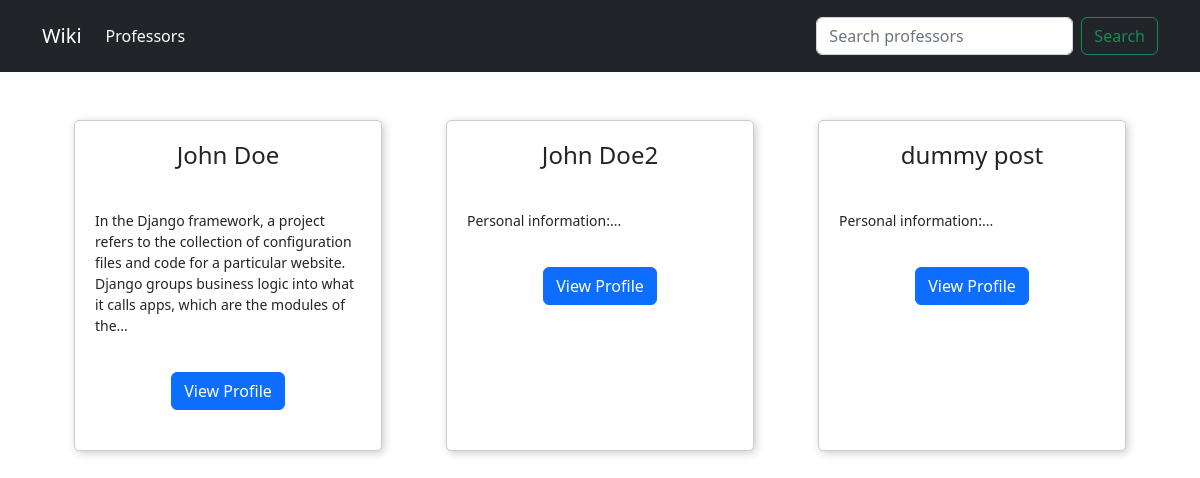
Page /professors/ on the earlier database version.
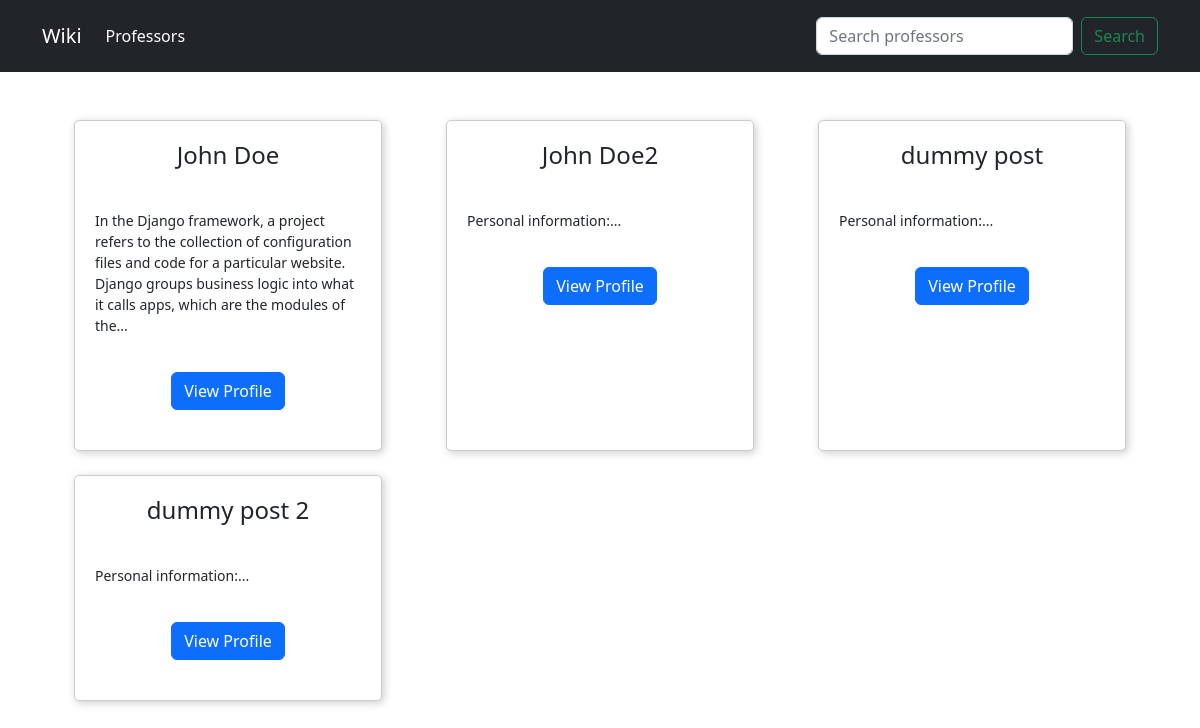
Same page on the later database version.
### src/professors/models.py (models this page shows, shortened)
class Professor(models.Model):
    name = models.CharField(max_length=255)
    personal_information = models.TextField()
    education = models.TextField()
    work_and_related_experience = models.TextField()
    awards_and_honors = models.TextField()
    activities_hobbies = models.TextField()
    skills = models.TextField()
    date_posted = models.DateTimeField(default=timezone.now)
    image = models.ImageField(upload_to='professor', default='professor/default.jpg', blank=True, null=True)

### src/professors/views.py (the view)
# urls.py: path('professors/', ProfessorsListView.as_view(), name='professor-list'),
class ProfessorsListView(ListView):
    model = Professor
    template_name = 'professors/professors_list.html' # reference -> <app>/<model>_<viewtype>.html = blog/post_list.html
    context_object_name = 'professors'

### src/professors/templates/professors/professors_list.html
{% extends 'professors/base.html' %}
{% block content %}
<div class="container mt-5">
    <div class="row">
      {% for professor in professors %}
        <div class="col-md-4 mb-4">
          <div class="card h-100">
            <h1 class="card-title text-center">{{ professor.name }}</h1>
            <p class="card-text">{{ professor.personal_information|slice:":200" }}...</p>
            <div class='mx-auto'>
            <a href="{% url 'professor-detail' professor.id %}" class="btn btn-primary btn-block mt-3">View Profile</a>
        </div>
          </div>
        </div>
      {% endfor %}
    </div>
  </div>
{% endblock content %}

Differences in the rows shown:
added Professor: name "dummy post 2", personal_information "Personal information:"
